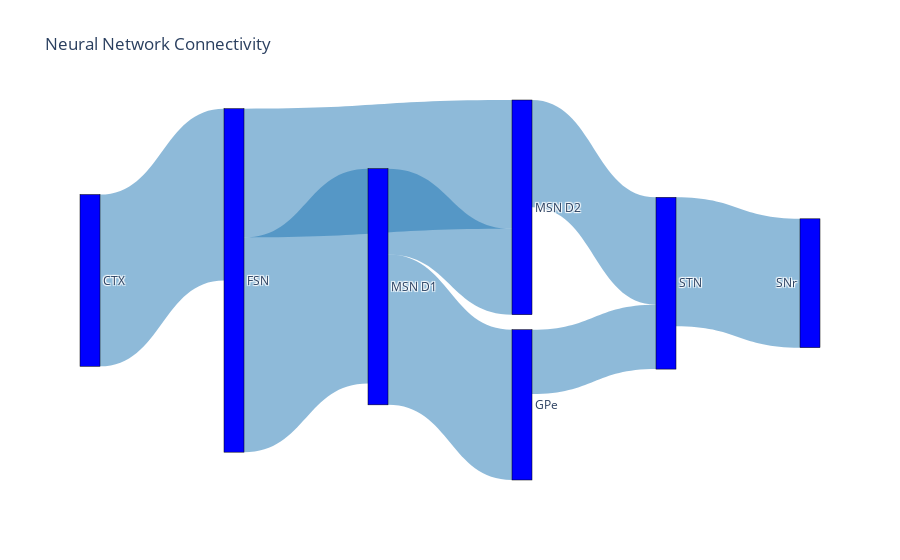

The cell this chart's notebook holds for it:
### Code cell
import plotly.graph_objects as go

# 뉴런 그룹 (열)
labels = ["CTX", "FSN", "MSN D1", "MSN D2", "GPe", "STN", "SNr"]

# 연결 관계 (출발지와 목적지의 인덱스, 연결 강도)
# 출발지: source, 목적지: target, 연결 강도: value
source = [0, 1, 1, 2, 2, 3, 4, 5]  # 출발 뉴런 그룹 인덱스
target = [1, 2, 3, 3, 4, 5, 5, 6]  # 연결된 뉴런 그룹 인덱스
value =  [8, 10, 6, 4, 7, 5, 3, 6]  # 연결 강도 (가중치)

# Sankey Diagram 생성
fig = go.Figure(go.Sankey(
    node=dict(
        pad=15,
        thickness=20,
        line=dict(color="black", width=0.5),
        label=labels,  # 뉴런 그룹 라벨
        color="blue"   # 노드 색상
    ),
    link=dict(
        source=source,
        target=target,
        value=value,
        color="rgba(31, 119, 180, 0.5)"  # 링크 색상 및 투명도
    )
))

fig.update_layout(title_text="Neural Network Connectivity", font_size=12)
fig.show()

### Figure 1 — Plotly figure (JSON) as saved in the notebook; plotly's stock layout.template omitted (floating-point values rounded to 4 significant figures)
{"data": [{"link": {"color": "rgba(31, 119, 180, 0.5)", "source": [0, 1, 1, 2, 2, 3, 4, 5], "target": [1, 2, 3, 3, 4, 5, 5, 6], "value": [8, 10, 6, 4, 7, 5, 3, 6]}, "node": {"color": "blue", "label": ["CTX", "FSN", "MSN D1", "MSN D2", "GPe", "STN", "SNr"], "line": {"color": "black", "width": 0.5}, "pad": 15, "thickness": 20}, "type": "sankey"}], "layout": {"font": {"size": 12}, "title": {"text": "Neural Network Connectivity"}}}
